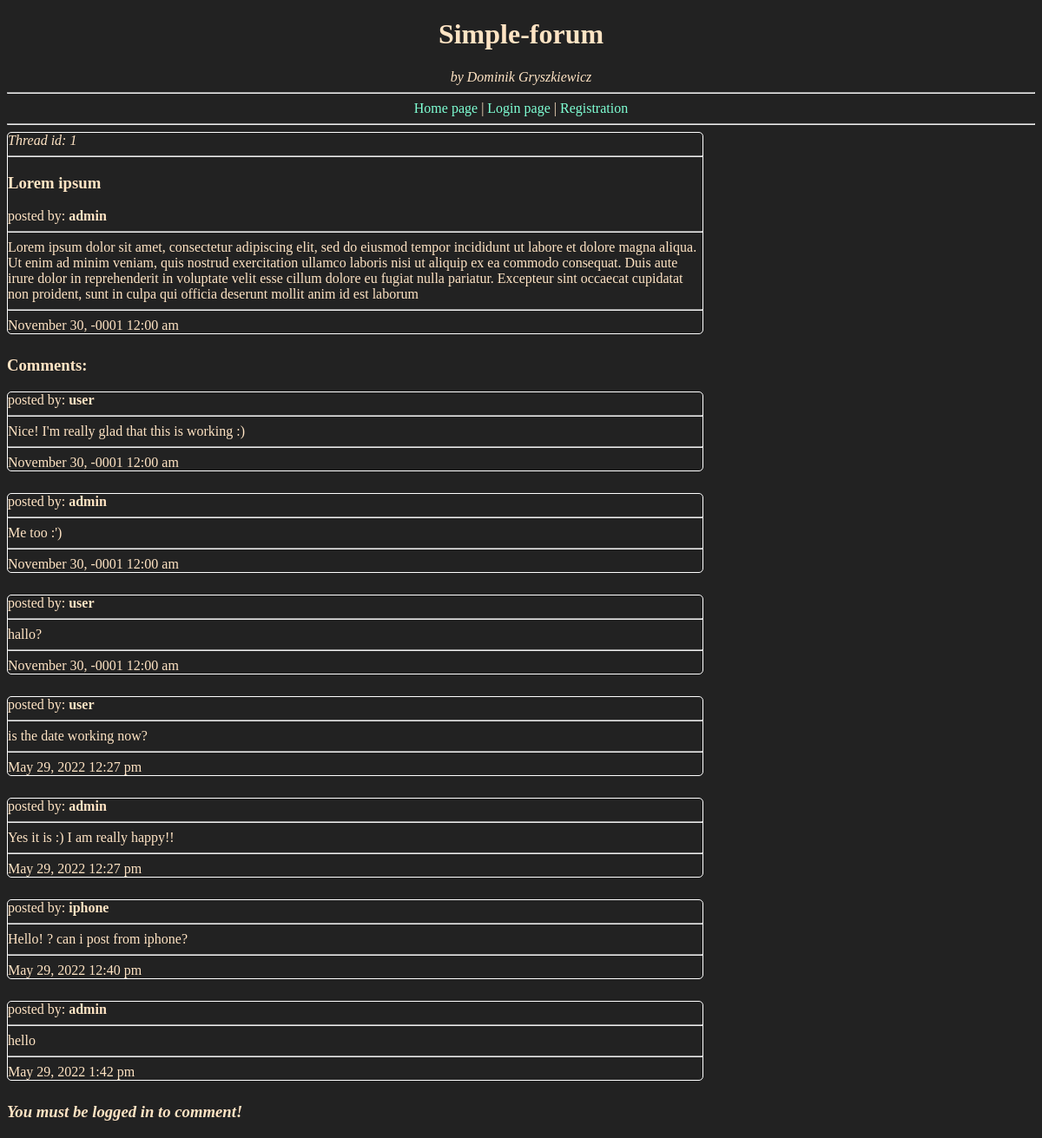
/?x=thread&id=1, run on the app's committed database.
### tables this page shows
CREATE TABLE `threads` (
  `id` int(11) NOT NULL,
  `subject` varchar(255) NOT NULL,
  `content` longtext NOT NULL,
  `creator` int(11) NOT NULL,
  `time` timestamp(6) NOT NULL DEFAULT current_timestamp(6)
);

CREATE TABLE `users` (
  `id` int(1) NOT NULL,
  `username` varchar(64) NOT NULL,
  `password` varchar(64) NOT NULL
);

CREATE TABLE `comments` (
  `id` int(11) NOT NULL,
  `content` longtext NOT NULL,
  `thread_id` int(11) NOT NULL,
  `creator` int(11) NOT NULL,
  `time` timestamp(6) NOT NULL DEFAULT current_timestamp(6)
);

### thread.php (the view, shortened to what this page needs)
<?php
    if(!isset($_GET['id'])){
        header('location: ?x=404');
    }
    else {
        $thread_id = $_GET['id'];
        $request = "SELECT * FROM threads WHERE id='$thread_id'";
        $result = mysqli_query($db_connection, $request);
        if(mysqli_num_rows($result) === 0) {
            echo 'It looks like there is no such thread. Maybe it got deleted :(<br>';
            echo '<a href="?x=main">Go back to the home page</a>';
            exit();
        }
        else {
            $thread = mysqli_fetch_assoc($result);
            $creator_id = $thread['creator'];
            $request_creator = "SELECT username FROM users WHERE id='$creator_id'";
            $result2 = mysqli_query($db_connection, $request_creator);
            $creator = mysqli_fetch_assoc($result2);
            $time = date("F j, Y g:i a", strtotime($thread['time']));
            echo '<div class="thread"><i>Thread id: ' . $thread['id'] . '</i><hr>';
            echo '<h3>' . $thread['subject'] . '</h3>';
            echo 'posted by: <b>' . $creator['username'] . '</b><hr>';
            echo $thread['content'];
            echo '<hr>' . $time;
            echo '</div>';
            echo '<h3>Comments:</h3>';
            $request = "SELECT * FROM comments WHERE thread_id='$thread_id'";
            $result = mysqli_query($db_connection, $request);
            while($comment = mysqli_fetch_assoc($result)) {
                $creator_id = $comment['creator'];
                $request_creator = "SELECT username FROM users WHERE id='$creator_id'";
                $result2 = mysqli_query($db_connection, $request_creator);
                $creator = mysqli_fetch_assoc($result2);
                $time = date("F j, Y g:i a", strtotime($comment['time']));
                echo '<div class="comment">posted by: <b>' . $creator['username'] . '</b><hr>';
                echo $comment['content'];
                echo '<hr>' . $time;
                echo '</div>';
            }
            if(!isset($_SESSION['id'])) {
                echo '<h3><i>You must be logged in to comment!</i></h3>';
            }
            else {
                echo '<h3>Add comment:</h3>';
                echo '<form action="?x=thread&id=' . $_GET['id'] . '" method="post">';
                echo '<textarea name="comment_content" rows="4" cols="50"></textarea><br>';
                echo '<button type="submit">Add comment</button>';
                echo '</form>';
            }
        }
    }
?>

### index.php (shortened to what this page needs)
<?php
    include 'db_connect.php';
?>
<!doctype html>
<html>
    <head>
        <link rel='stylesheet' href='style.css'>
    </head>
    <body>
        <center><h1>Simple-forum</h1>
        <i>by Dominik Gryszkiewicz</i></center>
        <hr>
        <div id='menu'>
            <center><a href='?x=main'>Home page</a>
            <?php
                if(!isset($_SESSION['id'])) {
                    echo ' | <a href="?x=login">Login page</a> | <a href="?x=register">Registration</a>';
                }
                else {
                    echo ' | <a href="?x=accountsettings">Account settings</a>';
                }
            ?>
           <hr>
           </center>
        </div>
        <?php
        if(isset($_GET['x'])){
            switch($_GET['x']) {
                case 'thread':
                    include('thread.php');
                    break;
            }
        }
        else {
            include('main.php');
        }
        ?>
    </body>
</html>

### style.css (style rules this page uses)
body { background-color: #222; color:bisque }
a, a:active, a:visited { color:aquamarine; text-decoration: none; }
.comment, .thread { position: relative; border: 1px solid white; border-radius: 5px; margin-bottom: 25px; min-width: 400px; max-width: 800px; }

### data on the page
threads: id "1", subject "Lorem ipsum", content "Lorem ipsum dolor sit amet, consectetur adipiscing elit, sed do eiusmod tempor incididunt ut labore et dolore magna aliqua. Ut enim ad minim veniam, quis nostrud exercitation ullamco laboris nisi ut aliquip ex ea commodo consequat. Duis aute irure dolor in reprehenderit in voluptate velit esse cillum dolore eu fugiat nulla pariatur. Excepteur sint occaecat cupidatat non proident, sunt in culpa qui officia deserunt mollit anim id est laborum", time "November 30, -0001 12:00 am"
users: username "admin"
comments: users.username "user", content "Nice! I'm really glad that this is working :)", time "November 30, -0001 12:00 am"
comments: users.username "admin", content "Me too :')", time "November 30, -0001 12:00 am"
comments: users.username "user", content "hallo?", time "November 30, -0001 12:00 am"
comments: users.username "user", content "is the date working now?", time "May 29, 2022 12:27 pm"
comments: users.username "admin", content "Yes it is :) I am really happy!!", time "May 29, 2022 12:27 pm"
comments: users.username "iphone", content "Hello! ? can i post from iphone?", time "May 29, 2022 12:40 pm"
comments: users.username "admin", content "hello", time "May 29, 2022 1:42 pm"
